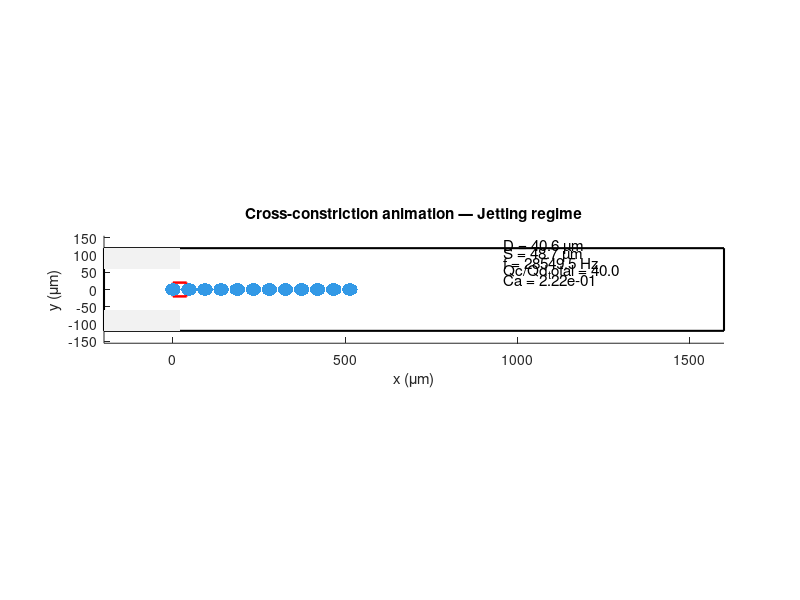
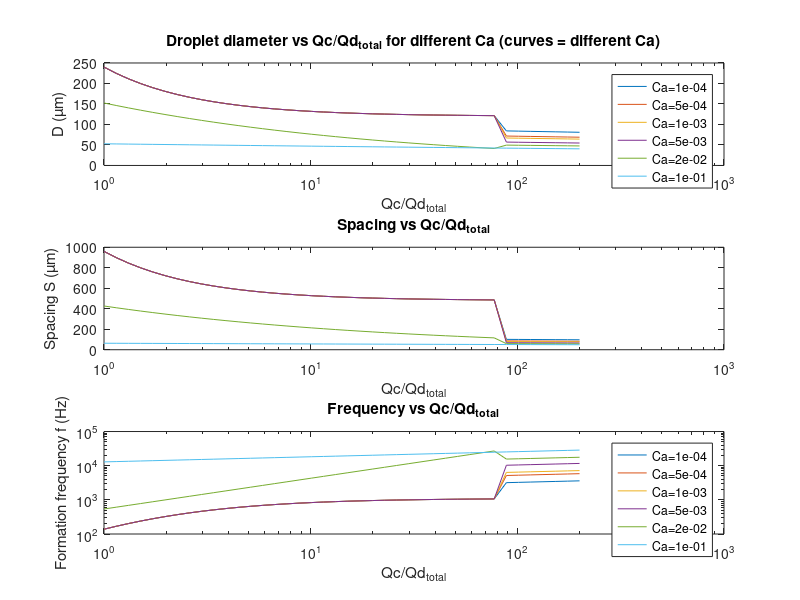

The MATLAB source for these figures, in order:

clear; clc; close all;

% Physical properties
rho_c = 1000;    % continuous density (kg/m^3)
rho_d = 900;     % dispersed density (kg/m^3)
mu_c  = 1e-3;    % continuous viscosity (Pa.s)
mu_d  = 2e-3;    % dispersed viscosity (Pa.s)
sigma = 0.03;    % interfacial tension (N/m)

% Geometry: all meters
W_main = 120e-6;      % main channel height (y-direction)
W_orifice = 40e-6;    % orifice width (narrow constriction)
depth = 50e-6;        % channel depth (z-direction) used for volume estimate
L_display = 1.6e-3;   % downstream display length (x-direction for animation)

% Flow rates and ratios
Qd_each = 5e-10;      % flow rate of dispersed phase from each side inlet (top and bottom) [m^3/s]
% therefore total dispersed Qd_total = 2*Qd_each
Qc_over_Qd_total = 40;  % set Qc/Qd_total ratio (continuous flow relative to total dispersed)
Qd_total = 2 * Qd_each;
Qc = Qc_over_Qd_total * Qd_total;

% Derived velocities (mean using cross-sectional area = width * depth)
U_c = Qc / (W_main * depth);          % continuous mean velocity (m/s)
U_d_each = Qd_each / (W_orifice * depth); % each jet mean velocity (m/s)

% Capillary number (based on continuous phase)
Ca = mu_c * U_c / sigma;

% regime tuning constants (empirical / adjustable)
A = 1.0; B = 0.9; C = 0.35;

% which Qc/Qd points to sweep for plot (optional)
QcQd_sweep = logspace(log10(1), log10(200), 50);


Ca_squeeze_drip = 0.01;
Ca_drip_jet = 0.1;
QcQd_jet_threshold = 80;


Qratio_total = Qc / Qd_total;
qratio_inv = 1 / Qratio_total; % Qd_total / Qc

if (Ca < Ca_squeeze_drip) && (Qratio_total < QcQd_jet_threshold)
    regime = 'Squeezing';
    D = W_main * (1 + A * qratio_inv);    % geometry-dominated estimate
    k = 4.0;
elseif (Ca >= Ca_drip_jet) || (Qratio_total > QcQd_jet_threshold)
    regime = 'Jetting';
    D = W_main * C * (Ca)^(-0.10) * (qratio_inv)^0.05;
    k = 1.2;
else
    regime = 'Dripping';
    D = W_main * B * (qratio_inv)^0.30 * (1 + 0.5*Ca^0.05);
    k = 2.8;
end

% Enforce physical bounds
D = max(0.05*W_main, min(3*W_main, D));
S = k * D;

% Estimate droplet frequency from mass conservation:
% Use volume approx: droplet volume Vdrop = (pi/6)*D^3 (assume spherical)
Vdrop = (pi/6) * D^3;
f = Qd_total / Vdrop;   % Hz

% Print computed values
fprintf('\nOperating point (cross-constriction):\n');
fprintf(' Regime: %s\n', regime);
fprintf(' Qc/Qd_total = %.1f\n', Qratio_total);
fprintf(' Ca = %.3e\n', Ca);
fprintf(' Predicted droplet diameter D = %.2f µm\n', D*1e6);
fprintf(' Predicted spacing S = %.2f µm\n', S*1e6);
fprintf(' Predicted formation frequency f = %.2f Hz\n\n', f);


% Animation parameters
num_drops_display = 12;
% initial positions upstream so they appear to form as animation runs
drop_positions = - (0:num_drops_display-1) * S * 1.1;   % in meters
drop_radius = D / 2;
dt_anim = min(1/(20*max(1,f)), 1e-3);   % animation time step
frames = 300;

% Setup figure
figure('Color','w','Name','Cross-constriction droplet animation');
for frame = 1:frames
    clf; hold on; axis equal;
    % plotting window
    xlim([-0.2e-3, L_display*1e0]*1e6);   % µm scale for display
    ylim([-1.3*W_main, 1.3*W_main]*1e6);
    xlabel('x (\mum)'); ylabel('y (\mum)');
    title(sprintf('Cross-constriction animation — %s regime', regime));
    
    % Draw main channel boundary (centered at y=0)
    rectangle('Position',[-0.2e-3*1e6 -W_main*1e6 (L_display+0.2e-3)*1e6 2*W_main*1e6], 'EdgeColor','k','LineWidth',1.5);
    % Draw top and bottom side inlet rectangles (left side)
    inlet_w_display = 0.22e-3; % display upstream inlet length (m)
    rectangle('Position',[-0.2e-3*1e6 W_main*0.5*1e6 inlet_w_display*1e6 (W_main*0.5)*1e6], 'FaceColor',[0.95 0.95 0.95],'EdgeColor','none');
    rectangle('Position',[-0.2e-3*1e6 -W_main*1e6 inlet_w_display*1e6 (W_main*0.5)*1e6], 'FaceColor',[0.95 0.95 0.95],'EdgeColor','none');
    
    % Draw orifice in center (narrow constriction)
    or_x = 0; % orifice location x=0
    rectangle('Position',[or_x*1e6 -W_orifice*0.5*1e6 W_orifice*1e6 W_orifice*1e6], 'EdgeColor','r','LineWidth',1.8);
    
    % Advance droplet positions (advect with main flow U_c)
    drop_positions = drop_positions + U_c * dt_anim;
    
    % When first (leading) droplet has moved sufficiently, spawn a new droplet at x ~ 0
    if drop_positions(1) > (S*0.9)
        drop_positions = [0, drop_positions(1:end-1)];
    end
    
    % Draw droplets as filled ellipses centered at mid-channel (y=0)
    for k = 1:num_drops_display
        xk = drop_positions(k);
        if xk > -0.5e-3 && xk < L_display
            % to keep droplet visible in 2D, draw ellipse with height = D*0.9, width = D*1.1
            hx = 1.1 * drop_radius; hy = 0.9 * drop_radius;
            rectangle('Position',[(xk-hx)*1e6 -hy*1e6 2*hx*1e6 2*hy*1e6], 'Curvature',[1 1], ...
                'FaceColor',[0.2 0.6 0.9],'EdgeColor','none');
        end
    end
    
    % Display info text
    text(L_display*0.6*1e6, 1.05*W_main*1e6, sprintf('D = %.1f µm', D*1e6), 'FontSize', 11);
    text(L_display*0.6*1e6, 0.85*W_main*1e6, sprintf('S = %.1f µm', S*1e6), 'FontSize', 11);
    text(L_display*0.6*1e6, 0.65*W_main*1e6, sprintf('f = %.1f Hz', f), 'FontSize', 11);
    text(L_display*0.6*1e6, 0.45*W_main*1e6, sprintf('Qc/Qd_total = %.1f', Qratio_total), 'FontSize', 11);
    text(L_display*0.6*1e6, 0.25*W_main*1e6, sprintf('Ca = %.2e', Ca), 'FontSize', 11);
    
    drawnow;
end

QcQd_vals = logspace(log10(1), log10(200), 40);
Ca_vals = [1e-4, 5e-4, 1e-3, 5e-3, 2e-2, 1e-1]; % sample Ca values
Dmap = zeros(length(Ca_vals), length(QcQd_vals));
Smap = Dmap;
Fmap = Dmap;

for ii = 1:length(Ca_vals)
    Ca_here = Ca_vals(ii);
    for jj = 1:length(QcQd_vals)
        Qratio = QcQd_vals(jj);
        qinv = 1 / Qratio;
        % regime decision (same logic)
        if (Ca_here < Ca_squeeze_drip) && (Qratio < QcQd_jet_threshold)
            Dtmp = W_main * (1 + A * qinv);
            ktmp = 4.0;
        elseif (Ca_here >= Ca_drip_jet) || (Qratio > QcQd_jet_threshold)
            Dtmp = W_main * C * (Ca_here)^(-0.10) * (qinv)^0.05;
            ktmp = 1.2;
        else
            Dtmp = W_main * B * (qinv)^0.30 * (1 + 0.5*Ca_here^0.05);
            ktmp = 2.8;
        end
        Dtmp = max(0.05*W_main, min(3*W_main, Dtmp));
        Dmap(ii,jj) = Dtmp;
        Smap(ii,jj) = ktmp * Dtmp;
        Vtmp = (pi/6) * Dtmp^3;
        Fmap(ii,jj) = (2*Qd_each) / Vtmp; % use total dispersed flow
    end
end

% Plot sweep results
figure('Color','w','Name','Parametric sweep');
subplot(3,1,1)
semilogx(QcQd_vals, Dmap'*1e6);
xlabel('Qc/Qd_{total}'); ylabel('D (µm)');
title('Droplet diameter vs Qc/Qd_{total} for different Ca (curves = different Ca)');
legend(arrayfun(@(c) sprintf('Ca=%.0e',Ca_vals(c)),1:length(Ca_vals),'UniformOutput',false),'Location','northeast');

subplot(3,1,2)
semilogx(QcQd_vals, Smap'*1e6);
xlabel('Qc/Qd_{total}'); ylabel('Spacing S (µm)');
title('Spacing vs Qc/Qd_{total}');

subplot(3,1,3)
loglog(QcQd_vals, Fmap');
xlabel('Qc/Qd_{total}'); ylabel('Formation frequency f (Hz)');
title('Frequency vs Qc/Qd_{total}');
legend(arrayfun(@(c) sprintf('Ca=%.0e',Ca_vals(c)),1:length(Ca_vals),'UniformOutput',false),'Location','northeast');

% End of script
